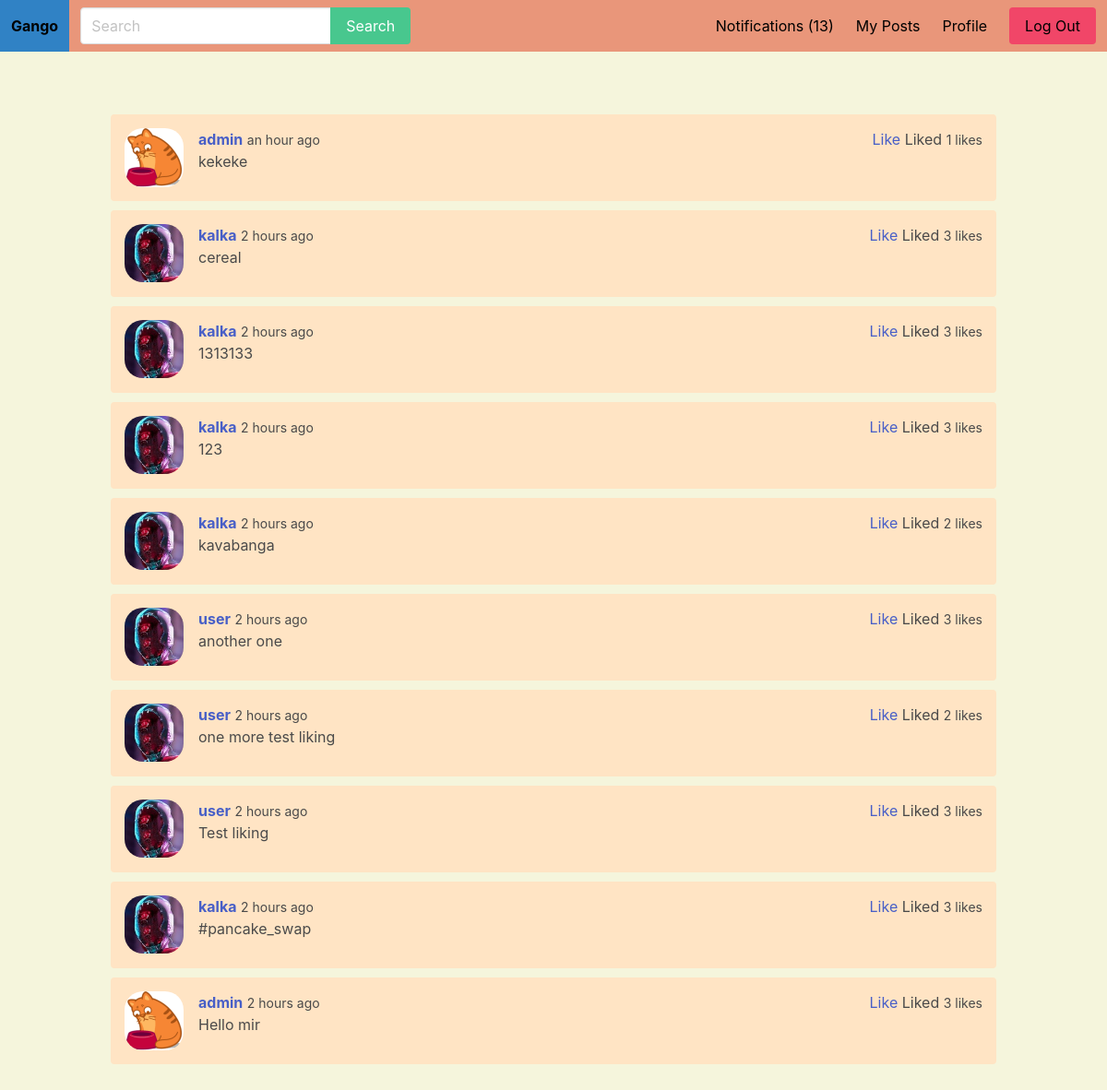
Screenshot of / (signed in) with the database file from the repository.
### core/models.py (models this page shows)
class Post(models.Model):
    body = models.CharField(max_length=255)
    created_by = models.ForeignKey(User,related_name='posts',on_delete=models.CASCADE)
    created_at = models.DateTimeField(auto_now_add=True)
    class Meta:
        ordering=('-created_at',)

class Profile(models.Model):
    user = models.OneToOneField(User, on_delete=models.CASCADE)
    follows = models.ManyToManyField('self',related_name='followed_by',symmetrical=False)
    avatar = models.ImageField(upload_to='uploads',default='kot.png')

### core/views.py (the view)
# urls.py: path('',frontpage,name='frontpage'),
def frontpage(request):
    posts = Post.objects.all()
    for post in posts:
        likes = post.likes.filter(created_by_id=request.user.id)
        if likes.count() > 0:
            post.liked = True
        else:
            post.liked = False
    return render(request, 'core/frontpage.html', {'posts': posts})

### core/context_processors.py (called while the page is built)
def notifications(request):
    if request.user.is_authenticated:
        return {'notifications': request.user.notifications.filter(is_read=False)}
    else:
        return {'notifications': []}

### templates/core/frontpage.html (shortened to what this page needs)
{% extends 'core/base.html' %}
{% load humanize %}
{% block content %}
    <div class="container" id="postapp">
        <div class="columns">
            <div class="column is-12">
                <div class="wrapper-posts">
                    {% for post in posts %}
                        <div class="post">
                            <article class="media">
                                <figure class="media-left">
                                    <p class="image is-64x64">
                                        <img src="{{ post.created_by.profile.avatar.url }}" style="border-radius: 20px">
                                    </p>
                                </figure>
                                <div class="media-content">
                                    <div class="content">
                                        <p>
                                            <strong><a
                                                    href="{% url 'profile' post.created_by.username %}"> {{ post.created_by.username }}</a></strong>
                                            <small>{{ post.created_at|naturaltime }}</small>
                                            <br>
                                            {{ post.body }}
                                        </p>
                                    </div>
                                </div>
                                <p>
                                    {% if request.user.is_authenticated %}
                                        <a @click="likepost({{ post.id }})" v-if="!liked_posts.includes({{ post.id }})">Like</a>
                                    {% endif %}
                                    <span v-if="liked_posts.includes({{ post.id }})">Liked</span>
                                    <small id="{{ post.id }}">{{ post.likes.count }} likes</small>
                                </p>
                            </article>
                        </div>
                    {% endfor %}
                </div>
            </div>
        </div>
    </div>
{% endblock %}

### static/css/main.css (style rules this page uses)
body { background: beige; }
.wrapper-posts { margin-top: 20px; }
.post { margin-bottom: 10px; padding: 15px; border-radius: 4px; background: bisque; }

### rows the page displays
Post: created_by.profile.avatar (picture), created_by.username "admin", created_at "an hour ago", body "kekeke", likes.count "1"
Post: created_by.profile.avatar (picture), created_by.username "kalka", created_at "2 hours ago", body "cereal", likes.count "3"
Post: created_by.profile.avatar (picture), created_by.username "kalka", created_at "2 hours ago", body "1313133", likes.count "3"
Post: created_by.profile.avatar (picture), created_by.username "kalka", created_at "2 hours ago", body "123", likes.count "3"
Post: created_by.profile.avatar (picture), created_by.username "kalka", created_at "2 hours ago", body "kavabanga", likes.count "2"
Post: created_by.profile.avatar (picture), created_by.username "user", created_at "2 hours ago", body "another one", likes.count "3"
Post: created_by.profile.avatar (picture), created_by.username "user", created_at "2 hours ago", body "one more test liking", likes.count "2"
Post: created_by.profile.avatar (picture), created_by.username "user", created_at "2 hours ago", body "Test liking", likes.count "3"
Post: created_by.profile.avatar (picture), created_by.username "kalka", created_at "2 hours ago", body "#pancake_swap", likes.count "3"
Post: created_by.profile.avatar (picture), created_by.username "admin", created_at "2 hours ago", body "Hello mir", likes.count "3"

### other values shown
{{ notifications.count }} "13"
